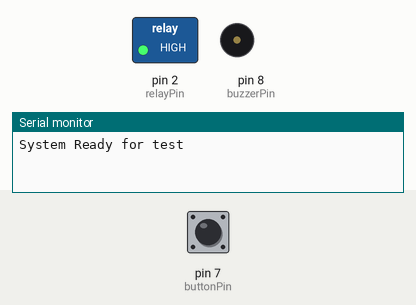
This sketch was run on a simulated Arduino Uno, built with avr-gcc and run on an emulated ATmega328P. On the bench: switched loads named in the sketch (green lamp = pin HIGH), buzzer (waves = sounding), the last lines printed to the serial monitor. Inputs (shaded band) come from the test bench; at power-on: pin 7 (buttonPin) HIGH. The local clock reads 2024-03-15 10:24:30 at power-on unless the sketch sets it.

Above: at 1.2 s.
1.3 s: pin 7 (buttonPin) pulled LOW for 0.15 s
2.9 s: pin 7 (buttonPin) pulled LOW for 1 s
5.4 s: pin 7 (buttonPin) pulsed LOW 5 times (0.12 s each, 0.3 s apart)
At 7.1 s:
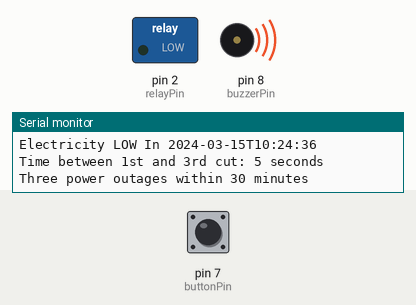
At 12.1 s:
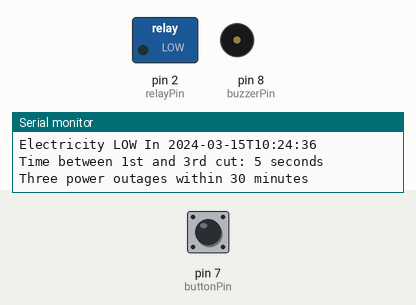
Timing chart, 0 to 13.6 s (numbered marks = the images above; inputs shaded):
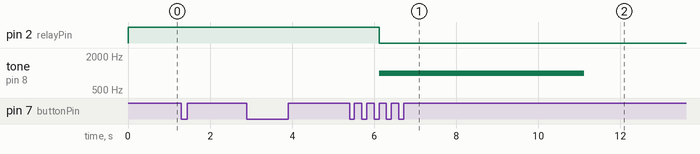

Measured:
- after the input at 5.4 s, pin 2 (relayPin): HIGH → LOW after 0.73 s; tone on pin 8 (buzzerPin): silent → 1000 Hz after 0.73 s, → silent 5.0 s later

The sketch:

sketch.ino
```cpp
#include <Wire.h>
#include "RTClib.h"

RTC_DS1307 rtc;

const int relayPin = 2;
const int buzzerPin = 8;
const int buttonPin = 7;

bool powerState = true;
bool lastButtonState = HIGH;
bool buttonState = HIGH;
unsigned long lastDebounceTime = 0;
const unsigned long debounceDelay = 50;

DateTime cutTimes[3];
int cutCount = 0;

unsigned long powerCutStartTime = 0;
bool waitingToRestore = false;

void setup() {
  Serial.begin(9600);
  Wire.begin();
  rtc.begin();

  pinMode(relayPin, OUTPUT);
  pinMode(buzzerPin, OUTPUT);
  pinMode(buttonPin, INPUT_PULLUP);

  digitalWrite(relayPin, HIGH);
  digitalWrite(buzzerPin, LOW);

  if (!rtc.isrunning()) {
    rtc.adjust(DateTime(F(__DATE__), F(__TIME__)));
  }

  Serial.println("System Ready for test");
}

void loop() {
  int reading = digitalRead(buttonPin);

  if (reading != lastButtonState) {
    lastDebounceTime = millis();
  }

  if ((millis() - lastDebounceTime) > debounceDelay) {
    if (reading != buttonState) {
      buttonState = reading;

      if (buttonState == LOW) {
        powerState = !powerState;

        if (!powerState) {
          Serial.println("Electricity LOW");
          simulatePowerCut();
        } else {
          Serial.println("Electricity HIGH ");
          digitalWrite(relayPin, HIGH);
          digitalWrite(buzzerPin, LOW);
          waitingToRestore = false;
        }
      }
    }
  }

  lastButtonState = reading;

  if (waitingToRestore && (millis() - powerCutStartTime >= 900000)) {
    digitalWrite(relayPin, HIGH);
    powerState = true;
    waitingToRestore = false;
  }
}

void simulatePowerCut() {
  DateTime now = rtc.now();
  Serial.print("Electricity LOW In ");
  Serial.println(now.timestamp());

  if (cutCount < 3) {
    cutTimes[cutCount++] = now;
  } else {
    cutTimes[0] = cutTimes[1];
    cutTimes[1] = cutTimes[2];
    cutTimes[2] = now;
  }

  if (cutCount == 3) {
    TimeSpan diff = cutTimes[2] - cutTimes[0];
    Serial.print("Time between 1st and 3rd cut: ");
    Serial.print(diff.totalseconds());
    Serial.println(" seconds");

    if (diff.totalseconds() < 1800) {
      Serial.println("Three power outages within 30 minutes");
      digitalWrite(relayPin, LOW);
      tone(buzzerPin, 1000);
      delay(5000);
      noTone(buzzerPin);
      powerCutStartTime = millis();
      waitingToRestore = true;
    }
  }
}
```
